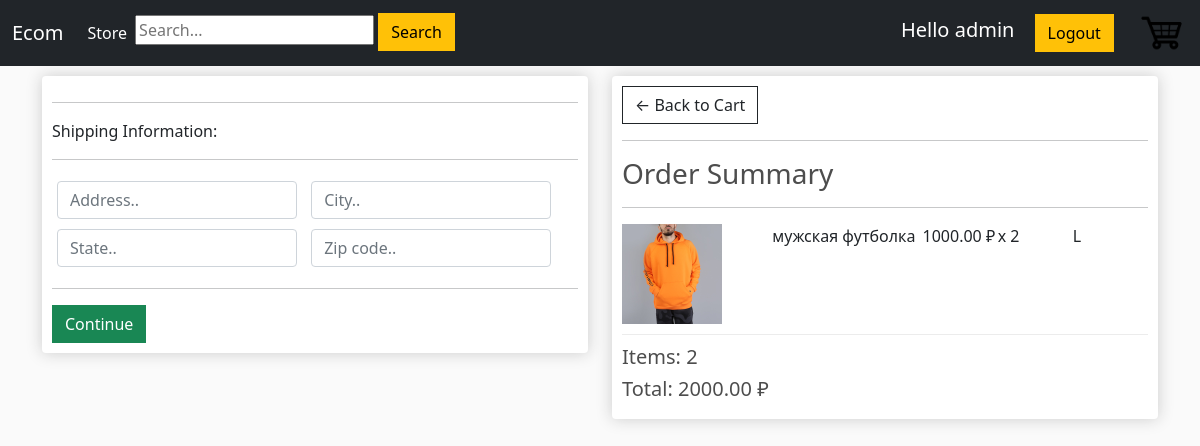
/checkout/ (signed in), run on an earlier commit of the app's database.
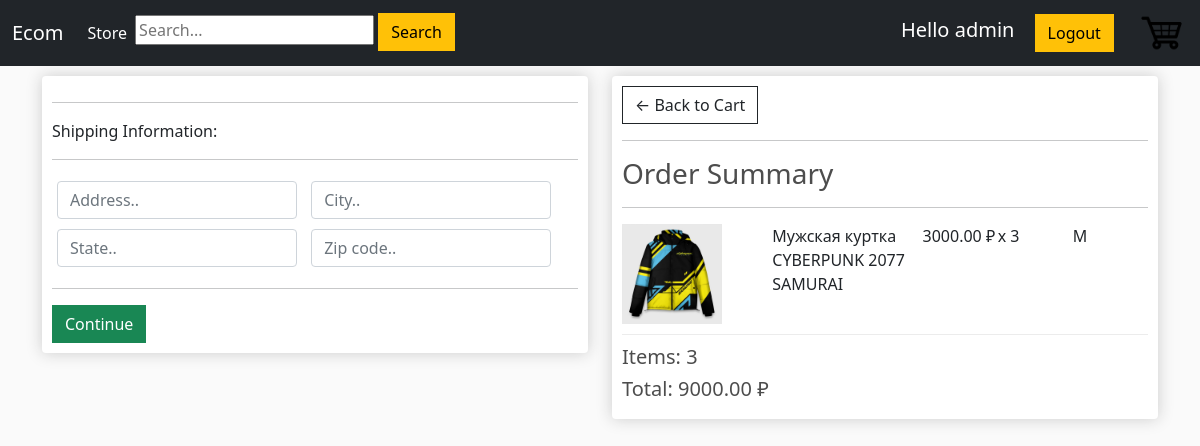
And on a later commit of the database.
### mainapp/models.py (models this page shows, shortened)
class OrderItem(models.Model):
    product = models.ForeignKey(Product, on_delete=models.SET_NULL, blank=True, null=True)
    order = models.ForeignKey(Order, on_delete=models.SET_NULL, blank=True, null=True)
    size = models.CharField(max_length=10, null=True)
    quantity = models.IntegerField(default=0, null=True, blank=True)
    date_added = models.DateTimeField(auto_now_add=True)
    @property
    def get_total(self):
        total = self.product.price * self.quantity
        return total

class Product(models.Model):
    name = models.CharField(max_length=200, null=True)
    price = models.DecimalField(max_digits=7, decimal_places=2)
    digital = models.BooleanField(default=False, null=True, blank=False)
    image = models.ImageField(null=True, blank=True)
    description = models.CharField(max_length=1000, null=True)
    def imageURL(self):
        try:
            url = self.image.url
        except:
            url = ''
        return url

class Order(models.Model):
    customer = models.ForeignKey(Customer, on_delete=models.SET_NULL, blank=True, null=True)
    date_order = models.DateTimeField(auto_now_add=True)
    complete = models.BooleanField(default=False, null=True, blank=False)
    transaction_id = models.CharField(max_length=200, null=True)
    @property
    def get_cart_total(self):
        orderitems = self.orderitem_set.all()
        total = sum([item.get_total for item in orderitems])
        return total
    def get_cart_items(self):
        orderitems = self.orderitem_set.all()
        items = sum([item.quantity for item in orderitems])
        return items
    def shipping(self):
        shipping = False
        orderitems = self.orderitem_set.all()
        for i in orderitems:
            if not i.product.digital:
                shipping = True
        return shipping

### mainapp/views.py (the view)
# urls.py: path('checkout/', views.checkout, name='checkout'),
def checkout(request):
    data = cartData(request)
    cartItems = data['cartItems']
    order = data['order']
    items = data['items']
    context = {'items': items, 'order': order}
    return render(request, 'mainapp/checkout.html', context)

### mainapp/utils.py (called while the page is built)
def cartData(request):
    if request.user.is_authenticated:
        customer = request.user.customer
        order, created = Order.objects.get_or_create(customer=customer, complete=False)
        cartItems = order.get_cart_items()
        items = order.orderitem_set.all()
    else:
        cookieData = cookieCart(request)
        cartItems = cookieData['cartItems']
        order = cookieData['order']
        items = cookieData['items']
    return {"cartItems": cartItems, "order": order, "items": items}

### mainapp/templates/mainapp/checkout.html (shortened to what this page needs)
{% extends 'mainapp/index.html' %}
{% load static %}
{% block content%}
    <div class="row">
        <div class="col-lg-6">
            <div class="box-element" id="form-wrapper">
                <form id="form">
                    <div id="shipping-info">
                        <hr>
						<p>Shipping Information:</p>
						<hr>
						<div class="form-field">
							<input class="form-control" type="text" name="address" placeholder="Address..">
						</div>
						<div class="form-field">
							<input class="form-control" type="text" name="city" placeholder="City..">
						</div>
						<div class="form-field">
							<input class="form-control" type="text" name="state" placeholder="State..">
						</div>
						<div class="form-field">
							<input class="form-control" type="text" name="zipcode" placeholder="Zip code..">
						</div>
                    </div>
                    <hr>
                    <input id="form-button" class="btn btn-success btn-block" type="submit" value="Continue">
                </form>
            </div>
			<br>
        </div>
        <div class="col-lg-6">
            <div class="box-element">
				<a  class="btn btn-outline-dark" href="{% url 'cart' %}">&#x2190; Back to Cart</a>
				<hr>
				<h3>Order Summary</h3>
				<hr>
				{% for item in items %}
				<div class="cart-row">
					<div style="flex:2"><img class="row-image" src="{{item.product.imageURL}}"></div>
					<div style="flex:2"><p>{{item.product.name}}</p></div>
					<div style="flex:1"><p>{{item.product.price|floatformat:2}} ₽</p></div>
					<div style="flex:1"><p>x {{item.quantity}}</p></div>
					<div style="flex:1"><p>{{item.size}}</p></div>
				</div>
				{% endfor %}
				<h5>Items:   {{order.get_cart_items}}</h5>
				<h5>Total:   {{order.get_cart_total|floatformat:2}} ₽</h5>
            </div>
        </div>
    </div>
{% endblock content%}

What changed in the data, as far as the page shows it:
removed OrderItem: product.imageURL (picture), product.name "мужская футболка", product.price "1000.00", quantity "2", size "L"
added OrderItem: product.imageURL (picture), product.name "Мужская куртка CYBERPUNK 2077 SAMURAI", product.price "3000.00", quantity "3", size "M"
changed through a linked row, Order: get_cart_items "2" → "3"; get_cart_total "2000.00" → "9000.00"
